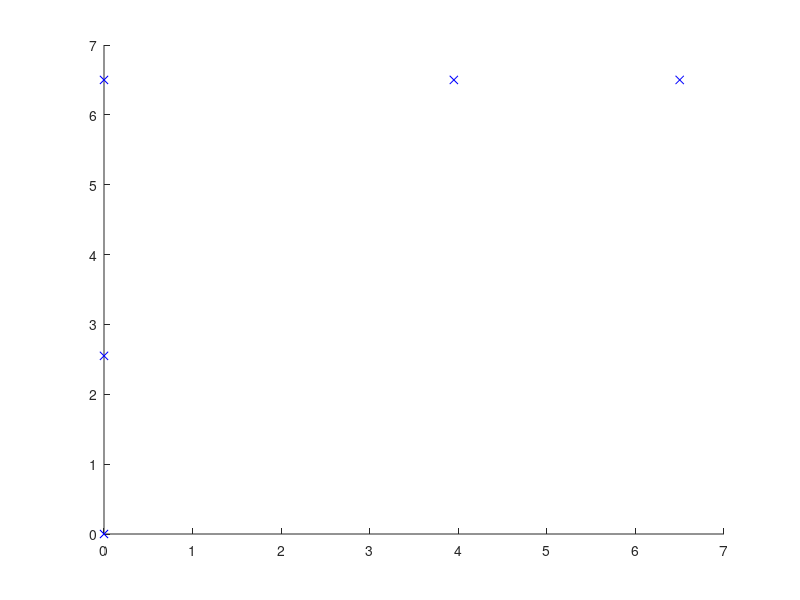

MATLAB code for this plot: (Note: this script raises an error after producing the figure.)
%% ME C231A Project: Urban Driving
% Main execution file
% Group

function [curve_x, curve_y, v , curve_psi ] = Path_Generation()
%% Dimensions (all sizes in meters)
lane_width = 3;

car_width = 1.85;
car_length = 4.9;

turn_radius = 5.56;

%% Path generation
% points for a right hand turn
travel = 5;
waypoints = [[0; 0], [0; travel - car_length/2], [0; travel + lane_width/2], [lane_width/2 + car_length/2; travel + lane_width/2], [lane_width/2 + travel; travel + lane_width/2]];

lane_lower = [[0 + lane_width/2; 0], [0 + lane_width/2; travel], [0 + lane_width/2; travel], [lane_width/2; travel], [lane_width/2 + travel; travel]];
lane_upper = [[0 - lane_width/2; 0], [0 - lane_width/2; travel], [0 - lane_width/2; travel + lane_width], [lane_width/2; travel + lane_width], [lane_width/2 + travel; travel + lane_width]];
% waypoints = [[0; 0], [0; 20 - car_length/2], [0; 20 + lane_width/2], [lane_width/2 + car_length/2; 20 + lane_width/2], [lane_width/2 + car_length/2 + 20; 20 + lane_width/2]];

% x_path = waypoints(1,:);
% y_path = waypoints(2,:);
% li_pts = 10; % number of straight line interpolation points
% x_path = [linspace(waypoints(1,1),waypoints(1,2),li_pts), linspace(waypoints(1,3), waypoints(1,4),li_pts)];
% y_path = [linspace(waypoints(2,1),waypoints(2,2),li_pts), linspace(waypoints(2,3), waypoints(2,4),li_pts)];

li_pts = 10; % number of straight line interpolation points
x_path = [linspace(waypoints(1,1),waypoints(1,2),li_pts), waypoints(1,3), linspace(waypoints(1,4), waypoints(1,5),li_pts)];
y_path = [linspace(waypoints(2,1),waypoints(2,2),li_pts), waypoints(2,3), linspace(waypoints(2,4), waypoints(2,5),li_pts)];
x_path = [x_path(1) x_path x_path(end)]; % repeat endpoints to work around midpoint spline interpolation, cuts ends short o.w.
y_path = [y_path(1) y_path y_path(end)];

hold on
% plot waypoints
plot(waypoints(1,:), waypoints(2,:), 'xb');

% midpoint spline interpolation
curve_values = spcrv([x_path; y_path]);
plot(curve_values(1,:),curve_values(2,:),'r','LineWidth',1.5);

% plot lanes
plot(lane_lower(1,:), lane_lower(2,:), 'k', 'LineWidth', 1.5);
plot(lane_upper(1,:), lane_upper(2,:), 'k', 'LineWidth', 1.5);

legend({'Waypoints' 'Fitted Spline Curve'},  'location','SE');
hold off

%% State Reference Generation

curve_x = curve_values(1,:);
curve_y = curve_values(2,:);

% Precompute heading angles along curve
curve_psi = [];
for i = 1:(length(curve_x)-1)
    dx = curve_x(i+1) - curve_x(i);
    dy = curve_y(i+1) - curve_y(i);
    curve_psi(i) = atan2(dy, dx);
end
curve_psi(end) = curve_psi(end-1); % assume the same heading for final step

% Precompute distances along curve
curve_dist = [0];
for i = 2:length(curve_x)
    dx = curve_x(i) - curve_x(i-1);
    dy = curve_y(i) - curve_y(i-1);
    curve_dist(i) = curve_dist(i-1) + sqrt(dx + dy);
end

% Problem parameters
% Assuming constant v for now
v = 4.5; % m/s (~10 mph)
dt = 0.2;
N = 6;

% To be run at each time step before solving MPC problem

% Need a routine here to project the current state to find nearest path point
% Algorithm sketch
% 1. Begin at start point with no error
% 2. Compute N reference steps and exectue time step: x1, ..., xN
% 3. Take current state x(t) and assume the closest path point is last x1
% 4. Examine path points before and after x1. Follow direction in which distance
% between x(t) and path point decreases until it starts increasing. This assumes
% the path has decent local convexity, which is probably fine but might fail for
% e.g. parallel parking

% Initial state (x,y,v,psi)
% Assuming for now we projected onto the path
% Reset this at each time step
x0 = [0;0;v;pi/2];
% Find what point index you're at in the curve
idx = 1;
cur_dist = curve_dist(idx);
z_ref = [x0];

temp_idx = idx;
for i=1:N
    dist = cur_dist + i*v*dt;
    % find closest point in curve_dist to dist
    % or just interpolate path to have constant d(dist) between points
    check_dist = curve_dist(temp_idx);
    while(check_dist < dist)
        temp_idx = temp_idx + 1;
        check_dist = curve_dist(temp_idx);
    end
    z_ref = [z_ref, [curve_x(temp_idx); curve_y(temp_idx); v; curve_psi(temp_idx)]];
end


v = v*ones(1,length(curve_psi)); 
curve_x = curve_x(1,1:end-1);
curve_y = curve_y(1,1:end-1); 
end


%% Input Reference Generation

%% Leftover experimental code

% %% Manual parametric splines
% 
% time = 1:length(x_path);
% knots = 1:0.5:length(x_path);
% 
% % xspline = csapi(time,x_path);
% % yspline = csapi(time,y_path);
% xspline = spapi(3, time, x_path);
% yspline = spapi(3, time, y_path);
% fnplt(xspline);
% 
% % x_points = ppval(xspline, 1:0.1:length(x_path));
% % y_points = ppval(yspline, 1:0.1:length(y_path));
% 
% xmids = [];
% ymids = [];
% for i=1:length(x_path)-1
%     xmids(i) = (x_path(i) + x_path(i+1))/2;
%     ymids(i) = (y_path(i) + y_path(i+1))/2;
% end
% % plot(x_points, y_points);
% time2 = 1:length(xmids);
% xspline2 = spapi(3,time2,xmids);
% yspline2 = spapi(3,time2,ymids);
% fnplt(xspline2);
% hold on; fnplt(xspline, 'g'); hold off;
% 
% x_points = fnval(xspline2, 1:0.1:length(time2));
% y_points = fnval(yspline2, 1:0.1:length(time2));
% plot(x_points,y_points);
% 
% %%
% xpts = values(1,:);
% ypts = values(2,:);
% time = 1:length(xpts);
% 
% xspline = spapi(3,time,xpts);
% yspline = spapi(3,time,ypts);
% fnplt(xspline);
% hold on; plot(time,xpts, 'g'); hold off;
% %%
% x_points = fnval(xspline2, 1:0.1:length(time2));
% y_points = fnval(yspline2, 1:0.1:length(time2));
% plot(x_points,y_points);